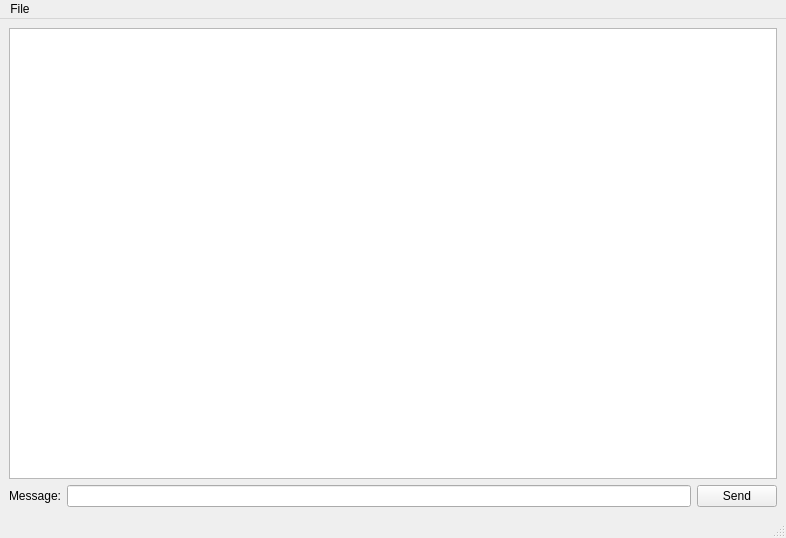
<?xml version="1.0" encoding="UTF-8"?>
<ui version="4.0">
 <class>MainWindow</class>
 <widget class="QMainWindow" name="MainWindow">
  <property name="geometry">
   <rect>
    <x>0</x>
    <y>0</y>
    <width>786</width>
    <height>538</height>
   </rect>
  </property>
  <property name="windowTitle">
   <string>MainWindow</string>
  </property>
  <widget class="QWidget" name="centralwidget">
   <layout class="QHBoxLayout" name="horizontalLayout">
    <item>
     <layout class="QVBoxLayout" name="verticalLayout">
      <property name="sizeConstraint">
       <enum>QLayout::SetNoConstraint</enum>
      </property>
      <item>
       <widget class="QTextBrowser" name="textBrowser"/>
      </item>
      <item>
       <layout class="QHBoxLayout" name="horizontalLayout_2">
        <property name="sizeConstraint">
         <enum>QLayout::SetDefaultConstraint</enum>
        </property>
        <item>
         <widget class="QLabel" name="label">
          <property name="text">
           <string>Message:</string>
          </property>
         </widget>
        </item>
        <item>
         <widget class="QLineEdit" name="lineEdit"/>
        </item>
        <item>
         <widget class="QPushButton" name="pushButton">
          <property name="text">
           <string>Send</string>
          </property>
         </widget>
        </item>
       </layout>
      </item>
     </layout>
    </item>
   </layout>
  </widget>
  <widget class="QMenuBar" name="menubar">
   <property name="geometry">
    <rect>
     <x>0</x>
     <y>0</y>
     <width>786</width>
     <height>21</height>
    </rect>
   </property>
   <widget class="QMenu" name="menuFile">
    <property name="title">
     <string>File</string>
    </property>
    <addaction name="actionExit"/>
   </widget>
   <addaction name="menuFile"/>
  </widget>
  <widget class="QStatusBar" name="statusbar"/>
  <action name="actionExit">
   <property name="text">
    <string>Exit</string>
   </property>
  </action>
 </widget>
 <resources/>
 <connections/>
</ui>
